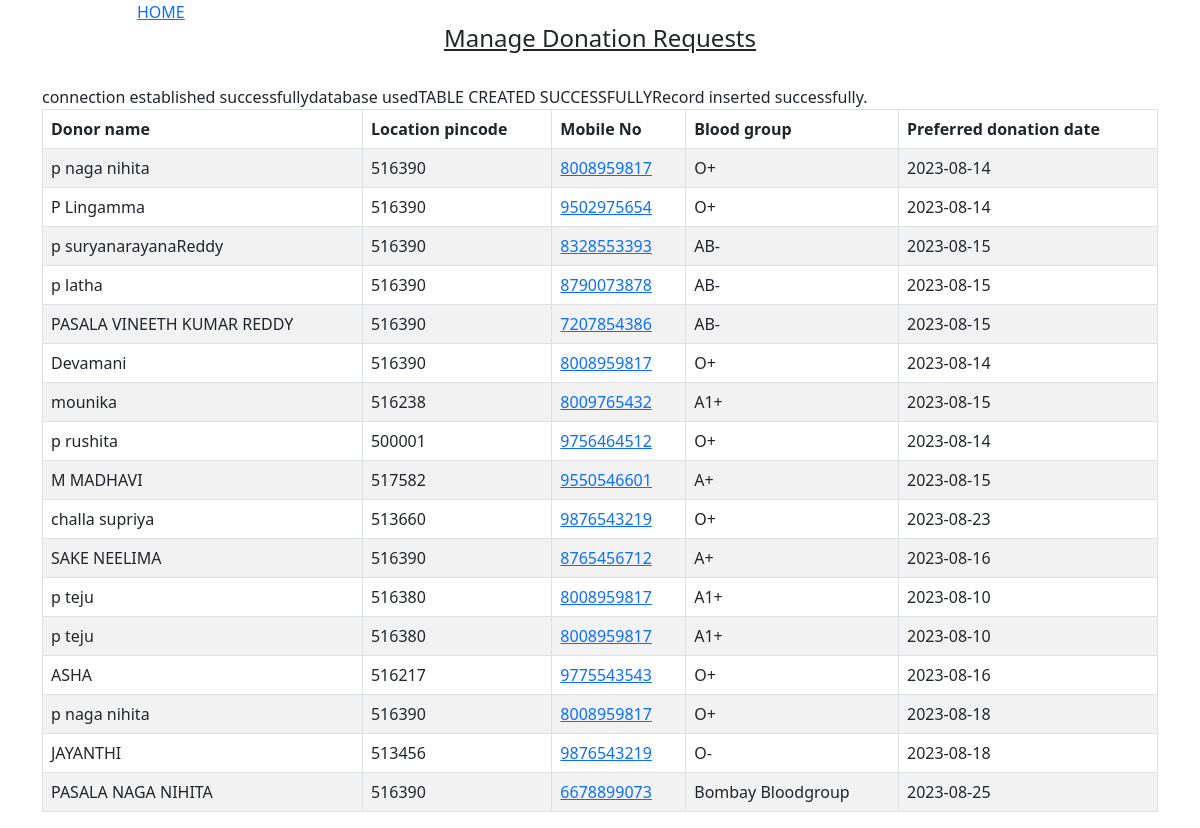
The page /6_revive.php on the database its author committed.
### tables this page shows
CREATE TABLE `DONOR_DETAILS` (
  `name` varchar(100) DEFAULT NULL,
  `locationpincode` varchar(100) DEFAULT NULL,
  `phone` varchar(100) DEFAULT NULL,
  `bloodgroup` varchar(100) DEFAULT NULL,
  `date` varchar(100) DEFAULT NULL
);

### 6_revive.php (the view, shortened to what this page needs)
<html>
<head>
<link href="https://cdn.jsdelivr.net/npm/bootstrap@5.3.0/dist/css/bootstrap.min.css" rel="stylesheet">
</head>
<body>
    <div class="container">
        <div class="row">
            <div class="col-md-10 m-auto">
                <a href="5_revive.php">HOME</a><br>
                <center>
                    <h4><u>Manage Donation Requests</u></h4>
                    <br>
                </center>
            </div>
        </div>
    </div>
    <div class="container">
        <div class="row">
            <div class="col-md-12">
                <?php
$mysqli=mysqli_connect("localhost:3307","root","");
if($mysqli){
 echo "connection established successfully";
}
else{
 echo "connection not established";
}
$q1="USE REVIVE_DONORS;";
$result1=mysqli_query($mysqli,$q1);
if($result1){
	echo "database used";
}else{
	echo "database not used";
}
$stmt1="CREATE TABLE  IF NOT EXISTS DONOR_DETAILS(name VARCHAR(100),locationpincode VARCHAR(100),phone VARCHAR(100)  ,bloodgroup VARCHAR(100),date VARCHAR(100));";
$result_stmt1=mysqli_query($mysqli,$stmt1);
if($result_stmt1){
	echo "TABLE CREATED SUCCESSFULLY";
}else{
	echo "table not created";
}
$stmt = $mysqli->prepare("INSERT INTO DONOR_DETAILS (name,locationpincode,phone,bloodgroup,date) VALUES (?,?,?,?,?)");
$stmt->bind_param("sssss",$name,$locationpincode,$phone,$bloodgroup,$date);
$stmt->execute();
if ($stmt->affected_rows > 0) {
    echo "Record inserted successfully.";
} else {
    echo "Error inserting record: " . $mysqli->error;
}
$d="SELECT * FROM  DONOR_DETAILS;";
$dr=mysqli_query($mysqli,$d);
if($dr){
	  echo '<table class="table table-striped table-bordered table-responsive">
                        <thead class="thead-dark bg-danger">
                            <tr>
                                <th>Donor name</th>
                                <th>Location pincode</th>
                                <th>Mobile No</th>
                                <th>Blood group</th>
                                <th>Preferred donation date</th>
                            </tr>
                        </thead>
                        <tbody>';
    while($row=mysqli_fetch_assoc($dr)){
        echo "<tr>";
        echo  "<td>". $row['name']."</td>";
        echo "<td>". $row['locationpincode']."</td>";
	$num=$row['phone'];
        echo "<td><a href='tel:".$num."'>".$row['phone']."</a>"."</td>";
        echo "<td>". $row['bloodgroup']."</td>";
	echo "<td>". $row['date']."</td>";
        echo "</tr>";
    }
	echo "</tbody>";
	echo "</table>";
}
?>
            </div>
        </div>
    </div>
</body>
</html>

### rows shown on the page
donor_details: name "p naga nihita", locationpincode "516390", phone "8008959817", bloodgroup "O+", date "2023-08-14"
donor_details: name "P Lingamma", locationpincode "516390", phone "9502975654", bloodgroup "O+", date "2023-08-14"
donor_details: name "p suryanarayanaReddy", locationpincode "516390", phone "8328553393", bloodgroup "AB-", date "2023-08-15"
donor_details: name "p latha", locationpincode "516390", phone "8790073878", bloodgroup "AB-", date "2023-08-15"
donor_details: name "PASALA VINEETH KUMAR REDDY", locationpincode "516390", phone "7207854386", bloodgroup "AB-", date "2023-08-15"
donor_details: name "Devamani", locationpincode "516390", phone "8008959817", bloodgroup "O+", date "2023-08-14"
donor_details: name "mounika", locationpincode "516238", phone "8009765432", bloodgroup "A1+", date "2023-08-15"
donor_details: name "p rushita", locationpincode "500001", phone "9756464512", bloodgroup "O+", date "2023-08-14"
donor_details: name "M MADHAVI", locationpincode "517582", phone "9550546601", bloodgroup "A+", date "2023-08-15"
donor_details: name "challa supriya", locationpincode "513660", phone "9876543219", bloodgroup "O+", date "2023-08-23"
donor_details: name "SAKE NEELIMA", locationpincode "516390", phone "8765456712", bloodgroup "A+", date "2023-08-16"
donor_details: name "p teju", locationpincode "516380", phone "8008959817", bloodgroup "A1+", date "2023-08-10"
donor_details: name "p teju", locationpincode "516380", phone "8008959817", bloodgroup "A1+", date "2023-08-10"
donor_details: name "ASHA", locationpincode "516217", phone "9775543543", bloodgroup "O+", date "2023-08-16"
donor_details: name "p naga nihita", locationpincode "516390", phone "8008959817", bloodgroup "O+", date "2023-08-18"
donor_details: name "JAYANTHI", locationpincode "513456", phone "9876543219", bloodgroup "O-", date "2023-08-18"
donor_details: name "PASALA NAGA NIHITA", locationpincode "516390", phone "6678899073", bloodgroup "Bombay Bloodgroup", date "2023-08-25"
